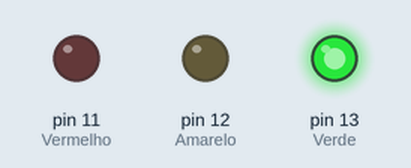
This sketch was run on a simulated Arduino Uno, built with avr-gcc and run on an emulated ATmega328P. On the bench: output pins drawn as LEDs (lit = HIGH).

Above: at 1.5 s.
At 3.5 s:
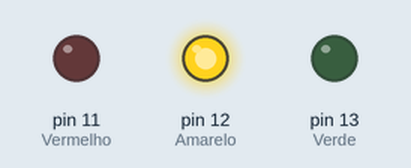
At 5.5 s:
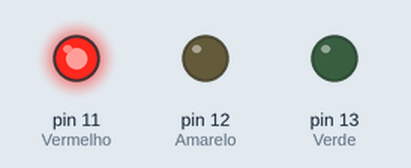
At 7.5 s:
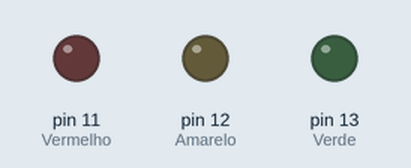
Timing chart, 0 to 10.4 s (numbered marks = the images above):
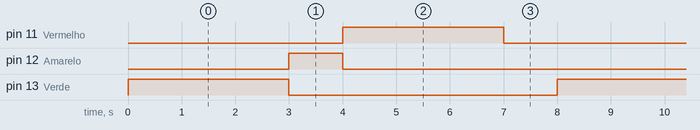

Measured:
- by itself, pin 11 (Vermelho), pin 13 (Verde): alternates HIGH for 3.0 s and LOW for 5.0 s
- by itself, pin 12 (Amarelo): alternates HIGH for 1.0 s and LOW for 7.0 s
- by itself, everything shown: repeats every 8.0 s, in 4 steps

The sketch:

arduino_beatrizrodrgss.ino
```cpp
void setup() {
  // initialize digital pin LED_BUILTIN as an output.
  pinMode(11, OUTPUT); // Vermelho
  pinMode(12, OUTPUT); // Amarelo
  pinMode(13, OUTPUT); // Verde

}

void loop() {

    digitalWrite(13, HIGH);
    delay(3000);
    digitalWrite(13, LOW);

    digitalWrite(12, HIGH);
    delay(1000);
    digitalWrite(12, LOW);

    digitalWrite(11, HIGH);
    delay(3000);
    digitalWrite(11, LOW);
    delay(1000);


} 
```
